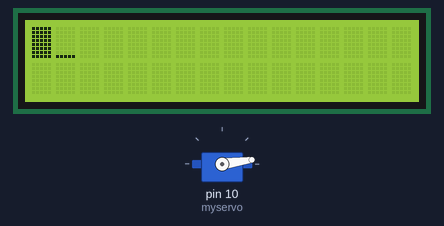
The sketch below on a simulated Arduino Uno, built with avr-gcc and run on an emulated ATmega328P. Parts: servo, 16×2 character LCD.

Above: at 0.22 s.
At 10.01 s:
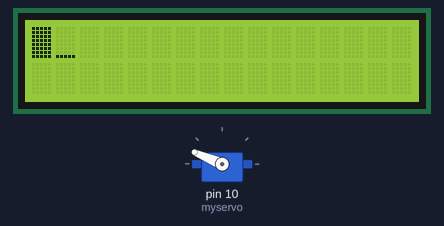
At 19.81 s:
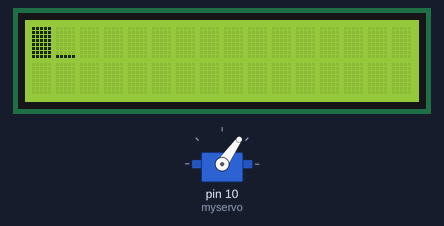
At 39.71 s:
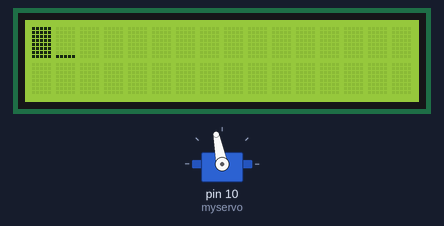
Timing chart, 0 to 40.0 s (numbered marks = the images above):
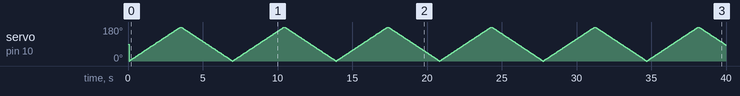

The sketch:

LCD_Display_motor_temp.ino
```cpp
#include <Servo.h>
#include <LiquidCrystal_I2C.h>

//sda = A4
//SCL = A5
//VCC = Vin


Servo myservo;  // create servo object to control a servo
LiquidCrystal_I2C lcd(0x27, 16, 2);// twelve servo objects can be created on most boards


int pos = 0;    // variable to store the servo position

void setup() {
  myservo.attach(10);  // attaches the servo on pin 9 to the servo object
lcd.begin();
}

void loop() {
  lcd.cursor();
  for (pos = 0; pos <= 180; pos += 1) { // goes from 0 degrees to 180 degrees
    // in steps of 1 degree
    myservo.write(pos);              // tell servo to go to position in variable 'pos'
    Serial.println(pos);
    lcd.clear();
    lcd.write(Serial.read());
    delay(15);                       // waits 15 ms for the servo to reach the position
  }
  for (pos = 180; pos >= 0; pos -= 1) { // goes from 180 degrees to 0 degrees
    myservo.write(pos);              // tell servo to go to position in variable 'pos'
    Serial.println(pos);
    lcd.clear();
    lcd.write(Serial.read());
    delay(15);                       // waits 15 ms for the servo to reach the position
  }
}
```
